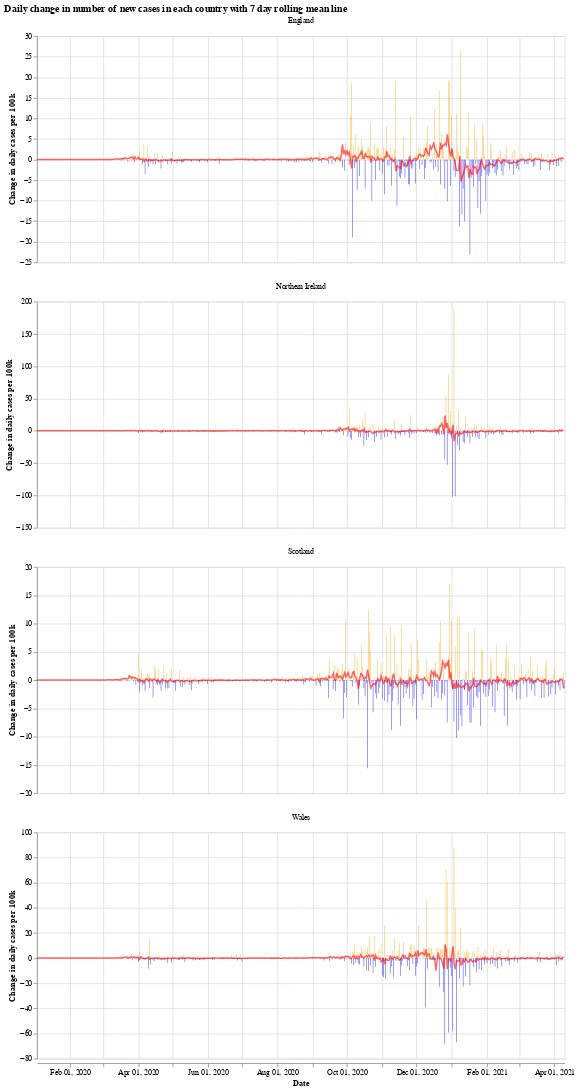

Here is the notebook cell this chart was saved with:
### Markdown cell above
We will use the Python library `Altair` for visualising the data, see the [altair docs](https://altair-viz.github.io/) for more information.

First we have a graph which shows the daily change in the number of new cases for each country. This number jumps up and down all over the place, which is likely due to delay in reporting of new cases over the weekend. Another interesting thing is that it looks like the daily cases in Wales experienced a much shorter period of calm over the summer (calm in the sense of daily cases not jumping up and down).

The orange bars are days when the number of new cases (per 100k population) was more than the previous day, while the blue are days when the number of new cases dropped. The red line is the 7 day moving average. 

When the moving average line is below 0, it means that there is a consistent drop in new cases. We can see this clearly happening around the times that lockdowns were introduced (though, to varying degrees). I will update the graphs soon with a marker of when each lockdown started.

### Code cell
# collapse
import altair as alt

bars = alt.Chart(uk_cases).mark_bar().encode(
    x=alt.X("yearmonthdate(date):T", axis=alt.Axis(title='Date')),
    y=alt.Y("casesChangeRate:Q", axis=alt.Axis(title='Change in daily cases per 100k')),
    tooltip='casesChange',
    color=alt.condition(
        alt.datum.casesChangeRate > 0,
        alt.value("orange"),  # The positive color
        alt.value("blue")  # The negative color
    )
).properties(title='Daily change in number of new cases with 7 day rolling mean',width=700).interactive()

line = alt.Chart(uk_cases).mark_line(
    color='red',
    size=2,
    opacity=0.6
).transform_window(
    rolling_mean='mean(casesChangeRate)',
    frame=[0, 7],
    groupby=['areaName']
).encode(
    x='yearmonthdate(date):T',
    y='rolling_mean:Q'
)

alt.layer(bars, line, data=uk_cases).facet(alt.Column(
    'areaName', title=''), columns=1).resolve_scale(y='independent').properties(title='Daily change in number of new cases in each country with 7 day rolling mean line')

### Figure 1 — Vega-Lite specification as saved in the notebook (floating-point values rounded to 4 significant figures; data arrays with more than 128 entries replaced by an {"elided": "..."} marker saying what was removed)
{"config": {"view": {"continuousWidth": 400, "continuousHeight": 300}}, "data": {"name": "data-ca99dd541300bde1b45bccecc8495db4"}, "facet": {"type": "nominal", "field": "areaName", "title": ""}, "spec": {"layer": [{"mark": "bar", "encoding": {"color": {"condition": {"value": "orange", "test": "(datum.casesChangeRate > 0)"}, "value": "blue"}, "tooltip": {"type": "quantitative", "field": "casesChange"}, "x": {"type": "temporal", "axis": {"title": "Date"}, "field": "date", "timeUnit": "yearmonthdate"}, "y": {"type": "quantitative", "axis": {"title": "Change in daily cases per 100k"}, "field": "casesChangeRate"}}, "selection": {"selector001": {"type": "interval", "bind": "scales", "encodings": ["x", "y"]}}, "title": "Daily change in number of new cases with 7 day rolling mean", "width": 700}, {"mark": {"type": "line", "color": "red", "opacity": 0.6, "size": 2}, "encoding": {"x": {"type": "temporal", "field": "date", "timeUnit": "yearmonthdate"}, "y": {"type": "quantitative", "field": "rolling_mean"}}, "transform": [{"window": [{"op": "mean", "field": "casesChangeRate", "as": "rolling_mean"}], "frame": [0, 7], "groupby": ["areaName"]}]}]}, "columns": 1, "resolve": {"scale": {"y": "independent"}}, "title": "Daily change in number of new cases in each country with 7 day rolling mean line", "$schema": "https://vega.github.io/schema/vega-lite/v4.8.1.json", "datasets": {"data-ca99dd541300bde1b45bccecc8495db4": {"elided": "1852 records"}}}
